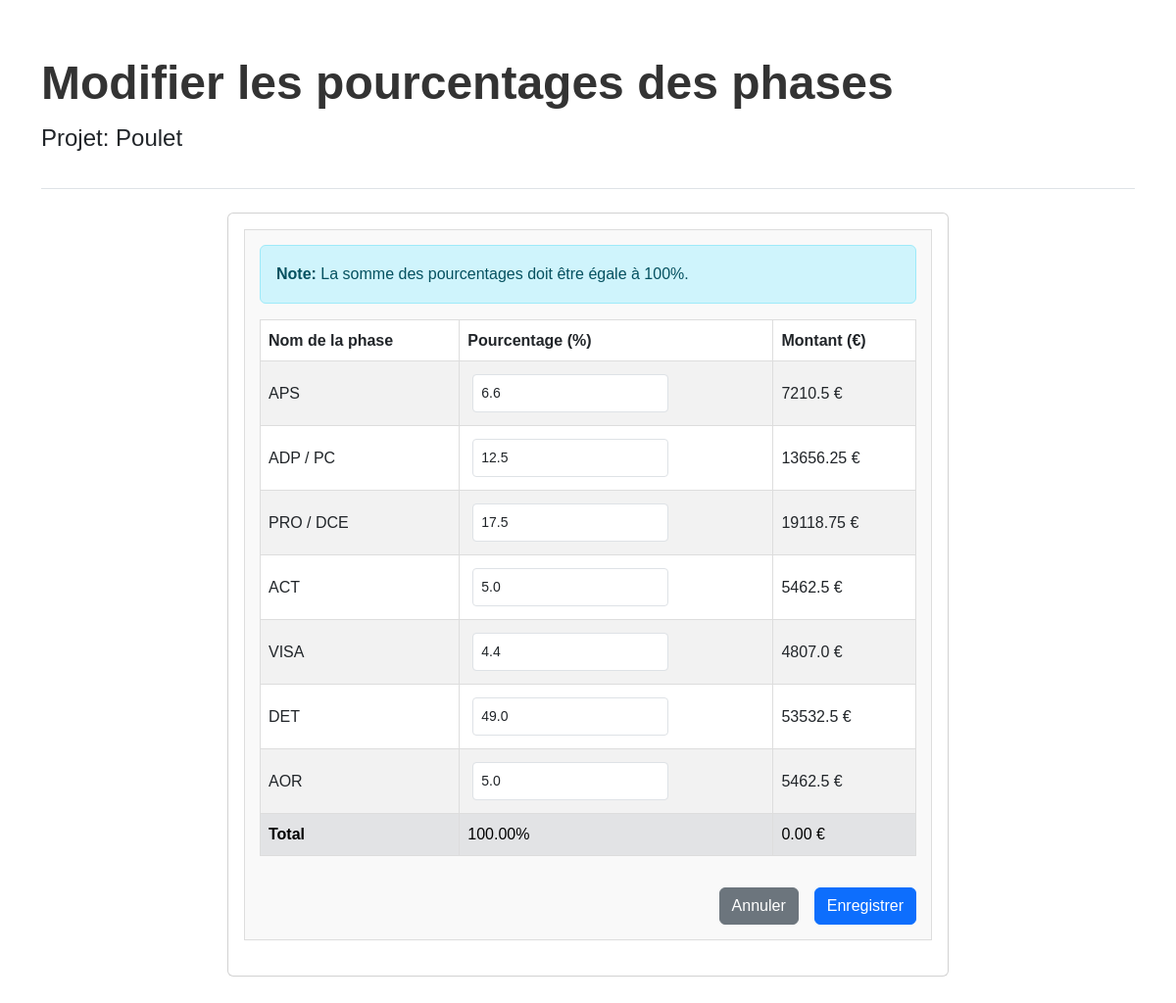
Page /project/3/phases/edit on the committed database.
### models.py (models this page shows, shortened)
class Project(db.Model):
    __tablename__ = 'projects'  # Correction ici (double underscore)
    id = db.Column(db.Integer, primary_key=True)
    name = db.Column(db.String(100), nullable=False) # Nom du projet
    total_marche = db.Column(db.Float, nullable=False) # Montant total du marché
    phases = db.relationship('Phase', backref='project', lazy=True)
    intervenants = db.relationship('Intervenant', backref='project', lazy=True)

class Phase(db.Model):
    __tablename__ = 'phases'
    id = db.Column(db.Integer, primary_key=True)
    name = db.Column(db.String(100), nullable=False)  # Nom de la phase (Ex : Études, Travaux, etc.)
    percentage = db.Column(db.Float, nullable=False)  # Pourcentage de la phase par rapport au total du projet
    project_id = db.Column(db.Integer, db.ForeignKey('projects.id'), nullable=False)
    allocations = db.relationship('PhaseIntervenant', backref='phase', lazy=True)

### app.py (the view)
@app.route('/project/<int:project_id>/phases/edit', methods=['GET', 'POST'])
def edit_phases(project_id):
    project = Project.query.get_or_404(project_id)
    if request.method == 'POST':
        for phase in project.phases:
            percentage_key = f'percentage_{phase.id}'
            if percentage_key in request.form:
                try:
                    phase.percentage = float(request.form[percentage_key])
                except ValueError:
                    flash(f"Valeur invalide pour la phase {phase.name}", "danger")
                    return redirect(url_for('edit_phases', project_id=project.id))
        total_percentage = sum(phase.percentage for phase in project.phases)
        if abs(total_percentage - 100.0) > 0.01:  # Tolérance de 0.01% pour les erreurs d'arrondi
            flash(f"La somme des pourcentages doit être égale à 100% (actuellement {total_percentage:.2f}%)", "danger")
            return redirect(url_for('edit_phases', project_id=project.id))
        db.session.commit()
        flash("Les pourcentages des phases ont été modifiés avec succès", "success")
        return redirect(url_for('project_detail', project_id=project.id))
    else:
        return render_template('edit_phases.html', project=project)

### templates/edit_phases.html (shortened to what this page needs)
<!DOCTYPE html>
<html>
<head>
    <link href="https://cdn.jsdelivr.net/npm/bootstrap@5.3.0-alpha1/dist/css/bootstrap.min.css" rel="stylesheet">
    <link rel="stylesheet" href="{{ url_for('static', filename='css/style.css') }}">
</head>
<body>
    <div class="container">
        <header class="py-3 mb-4 border-bottom">
            <h1 class="display-5 fw-bold">Modifier les pourcentages des phases</h1>
            <p class="fs-4">Projet: {{ project.name }}</p>
        </header>
        <div class="row">
            <div class="col-md-8 offset-md-2">
                <div class="card">
                    <div class="card-body">
                        <form method="POST" action="{{ url_for('edit_phases', project_id=project.id) }}" id="phasesForm">
                            <div class="alert alert-info">
                                <strong>Note:</strong> La somme des pourcentages doit être égale à 100%.
                            </div>
                            <div class="table-responsive">
                                <table class="table table-striped">
                                    <thead>
                                        <tr>
                                            <th>Nom de la phase</th>
                                            <th>Pourcentage (%)</th>
                                            <th>Montant (€)</th>
                                        </tr>
                                    </thead>
                                    <tbody>
                                        {% for phase in project.phases %}
                                        <tr>
                                            <td>{{ phase.name }}</td>
                                            <td>
                                                <input type="number" step="0.01" class="form-control form-control-sm percentage-input"
                                                       name="percentage_{{ phase.id }}" value="{{ phase.percentage | round(2) }}"
                                                       required min="0" max="100">
                                            </td>
                                            <td class="montant-phase">
                                                {{ (project.total_marche * phase.percentage / 100) | round(2) }} €
                                            </td>
                                        </tr>
                                        {% endfor %}
                                    </tbody>
                                    <tfoot>
                                        <tr class="table-secondary">
                                            <td><strong>Total</strong></td>
                                            <td id="totalPercentage">0.00%</td>
                                            <td id="totalAmount">0.00 €</td>
                                        </tr>
                                    </tfoot>
                                </table>
                            </div>
                            <div class="d-grid gap-2 d-md-flex justify-content-md-end mt-3">
                                <a href="{{ url_for('project_detail', project_id=project.id) }}" class="btn btn-secondary me-md-2">Annuler</a>
                                <button type="submit" class="btn btn-primary" id="submitButton">Enregistrer</button>
                            </div>
                        </form>
                    </div>
                </div>
            </div>
        </div>
    </div>
</body>
</html>

### static/css/style.css (style rules this page uses)
body { font-family: Arial, sans-serif; margin: 20px; line-height: 1.6; }
h1, h2, h3 { color: #333; }
table { border-collapse: collapse; width: 100%; margin-bottom: 20px; }
th, td { padding: 8px; text-align: left; border: 1px solid #ddd; }
th { background-color: #f2f2f2; }
form { margin-bottom: 20px; padding: 15px; border: 1px solid #ddd; background-color: #f9f9f9; }
input[type="text"], input[type="number"] { padding: 8px; margin: 5px; width: 200px; }
a { color: #0066cc; text-decoration: none; }
body { padding-top: 20px; padding-bottom: 40px; }
.table th, .table td { vertical-align: middle; }
.card { margin-bottom: 20px; }

### rows in the picture
Project: name "Poulet", (project.total_marche*phase.percentage/100)|round(2) "7210.5", (project.total_marche*phase.percentage/100)|round(2) "13656.25", (project.total_marche*phase.percentage/100)|round(2) "19118.75", (project.total_marche*phase.percentage/100)|round(2) "5462.5", (project.total_marche*phase.percentage/100)|round(2) "4807.0", (project.total_marche*phase.percentage/100)|round(2) "53532.5"
Phase: name "APS", percentage "6.6"
Phase: name "ADP / PC", percentage "12.5"
Phase: name "PRO / DCE", percentage "17.5"
Phase: name "ACT", percentage "5.0"
Phase: name "VISA", percentage "4.4"
Phase: name "DET", percentage "49.0"
Phase: name "AOR", percentage "5.0"
